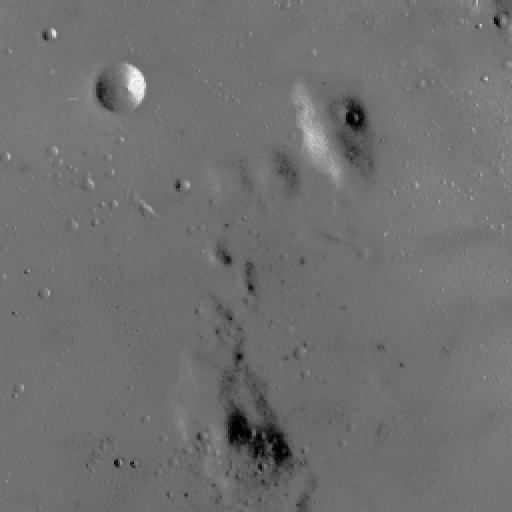
#> input picture skimage.data.moon(), 512 x 512 px
$ python histeq.py
#> lines starting #> are read from the running program, lines starting #| are printed output that depends on the picture
'''
http://scikit-image.org/docs/stable/auto_examples/color_exposure/plot_equalize.html#sphx-glr-auto-examples-color-exposure-plot-equalize-py
'''
import sys, os, re
import argparse
import numpy as np
from skimage import data, img_as_float, exposure, io
import pylab as lab
from PIL import Image

img = data.moon()
#> img is the input picture: shape (512, 512); min 0, max 255, mean 112.2
if len(sys.argv) > 1:
    img = Image.open(sys.argv[1]).convert('RGB')
    img = np.array(img)

def show(img, text='', bins=256):
#> called with text = 'original', bins = 256
    img = img_as_float(img)
    lab.imshow(img)
    lab.title(f'image {text}')
    lab.show()

    cdf, bins = exposure.cumulative_distribution(img, bins)
#> cdf = 256 values from 0.000916 to 1; bins = 256 values from 0.00195 to 0.998
    lab.hist(img.ravel(), bins=bins, histtype='step')
    lab.title(f'histogram {text}')
    lab.show()

    lab.plot(bins, cdf)
    lab.title(f'CDF {text}')
    lab.show()
#> figure, not shown here; curve peaks at x = 0.998, y = 1

show(img, 'original')

# Contrast stretching
img_rescale = exposure.rescale_intensity(img, in_range=(
    np.percentile(img, 2), np.percentile(img, 98)
    ))
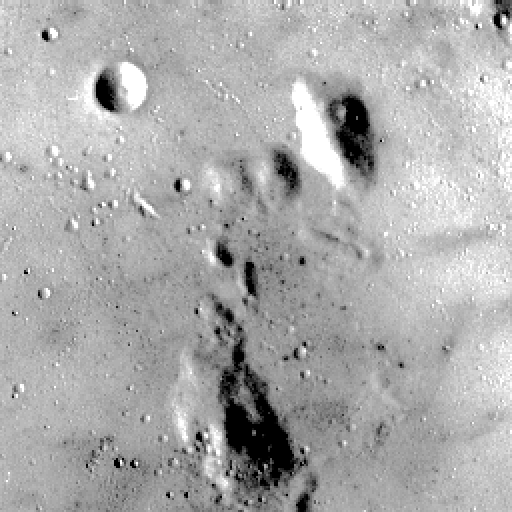
#> img_rescale: shape (512, 512); min 0, max 255, mean 171.5
show(img_rescale, 'rescale')

# histogram equilization
img_eq = exposure.equalize_hist(img)
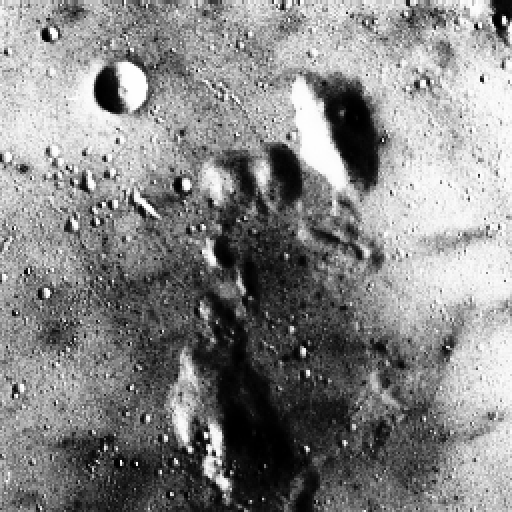
#> img_eq: shape (512, 512) float64; min 0.000916, max 1, mean 0.525
show(img_eq, 'hist eq')
#> call 3 of show, with text = 'hist eq', bins = 256
#> in show (call 3), `cdf, bins = exposure.cumulative_distribution(img, bins)`: cdf = 256 values from 0.00475 to 1; bins = 256 values from 0.00287 to 0.998
#> in show (call 3), `lab.show()`:
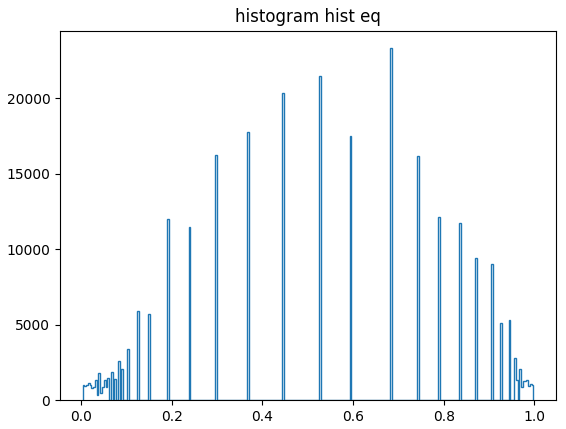
#> figure drawn by matplotlib, 1 panel
#> in show (call 3), `lab.show()`:
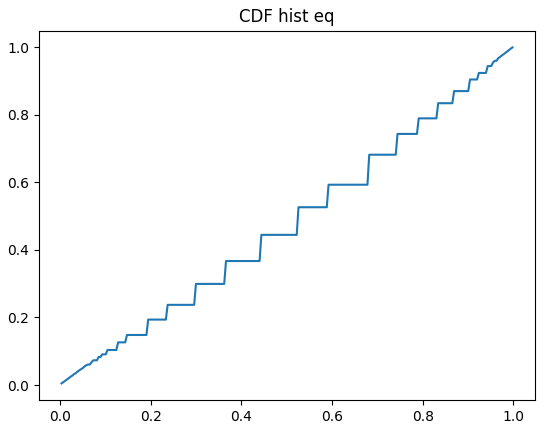
#> figure drawn by matplotlib, 1 panel; curve peaks at x = 0.998, y = 1

# adaptive equalization
img_adaeq = exposure.equalize_adapthist(img, clip_limit=0.03)
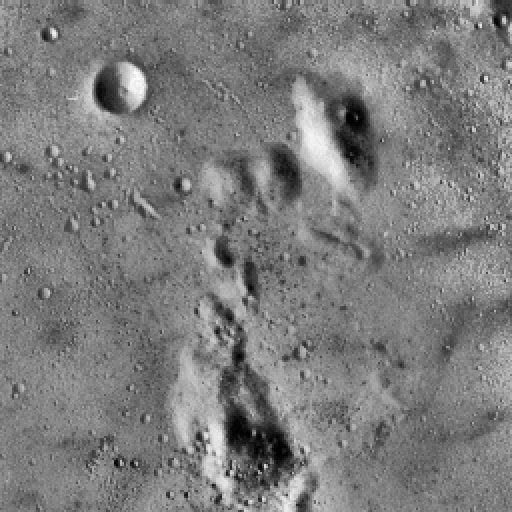
#> img_adaeq: shape (512, 512) float64; min 0, max 1, mean 0.489
show(img_adaeq, 'adapt hist eq')
#> call 4 of show, with text = 'adapt hist eq', bins = 256
#> in show (call 4), `cdf, bins = exposure.cumulative_distribution(img, bins)`: cdf = 256 values from 0.000153 to 1; bins = 256 values from 0.00195 to 0.998
#> in show (call 4), `lab.show()`:
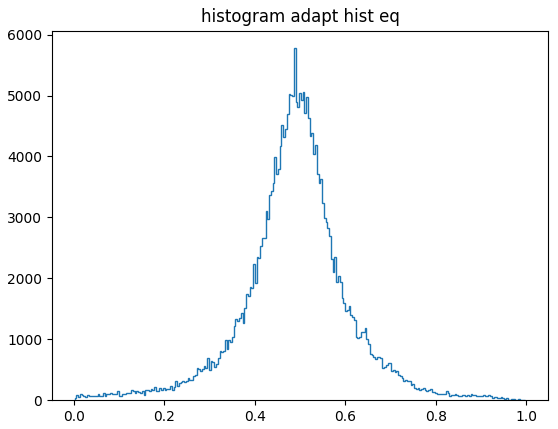
#> figure drawn by matplotlib, 1 panel
#> in show (call 4), `lab.show()`:
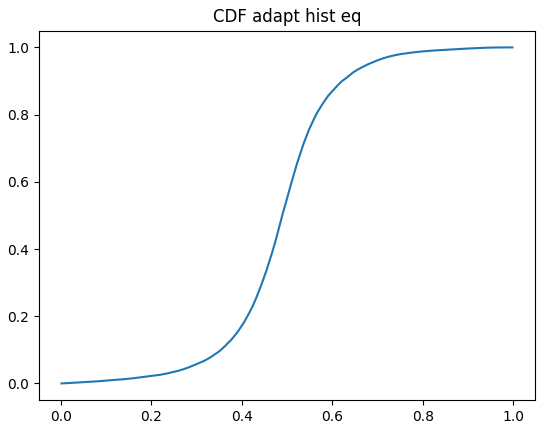
#> figure drawn by matplotlib, 1 panel; curve peaks at x = 0.998, y = 1
